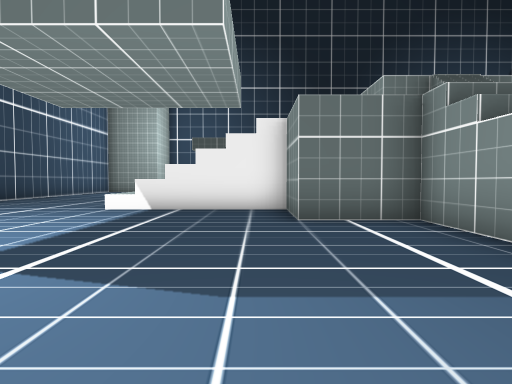
[1] (above)

22 first-person views from a walk through a Unity game level. The camera is 1.2 m above the floor, tilts 2° down and sees 75° across. The floor is counted in squares, 2 m on a side. Each view is taken from the middle of a square. On the plan, view 1 faces up. The plan holds only what a view shows up to about 10 squares ahead; the rest is blank. The player character is not drawn.

[2]
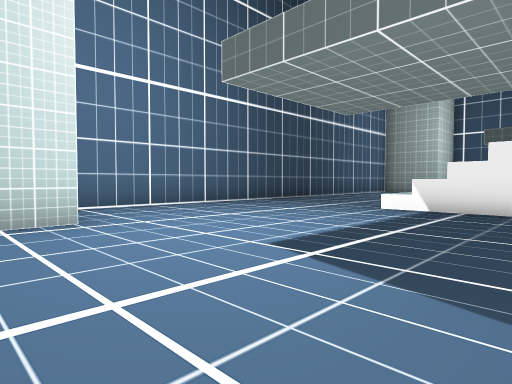

[3]
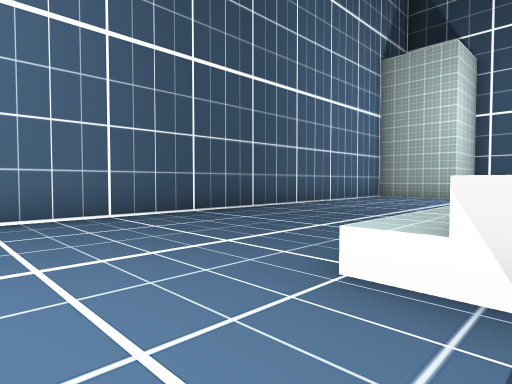

[4]
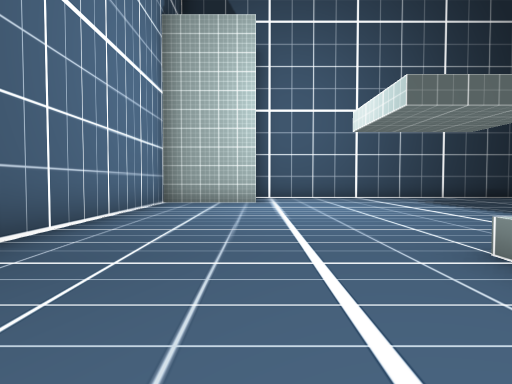

[5]
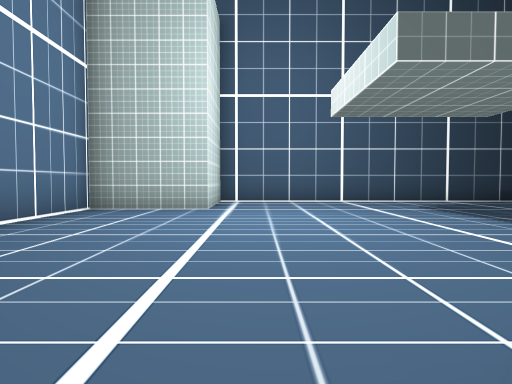

[6]
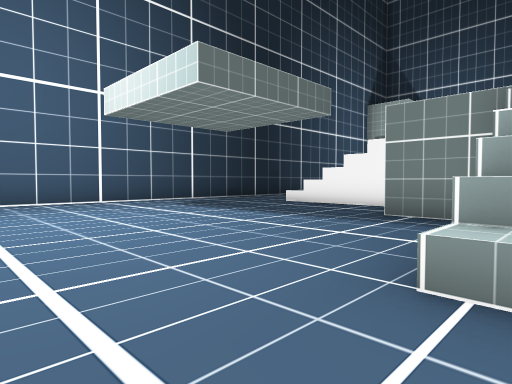

[7]
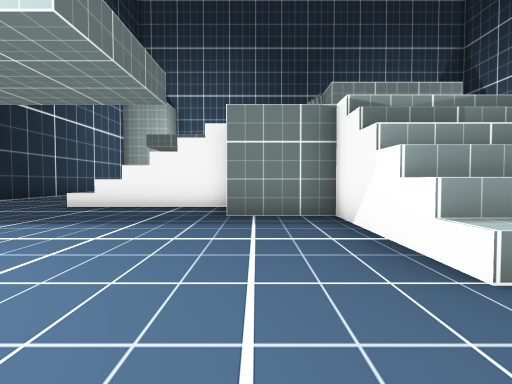

[8]
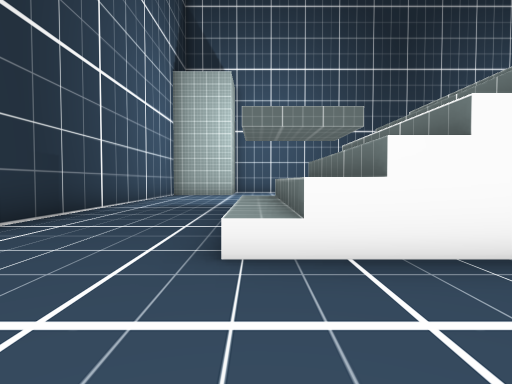

[9]
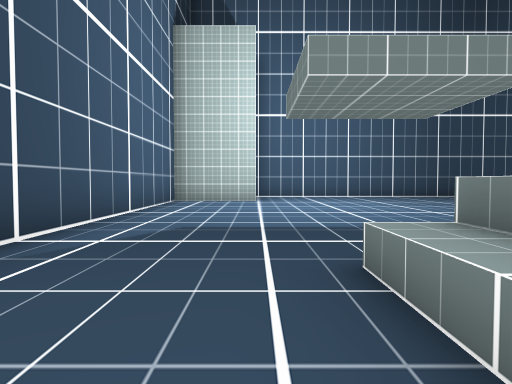

[10]
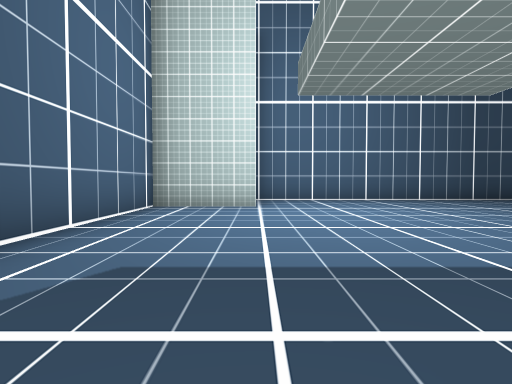

[11]
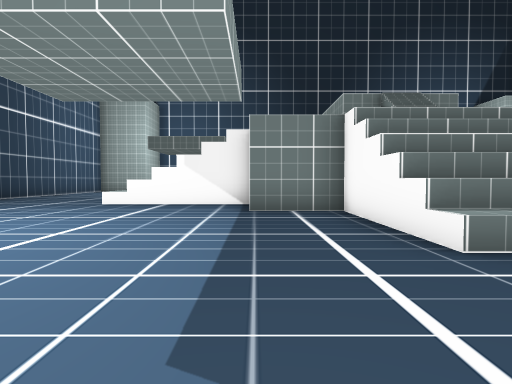

[12]
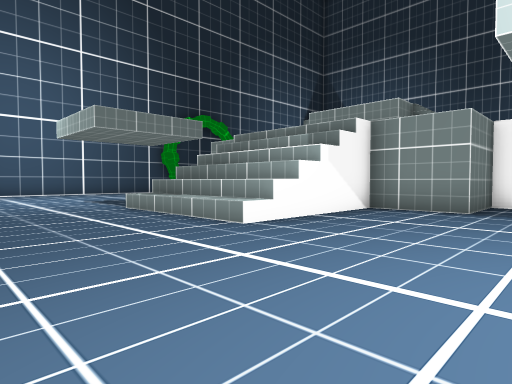

[13]
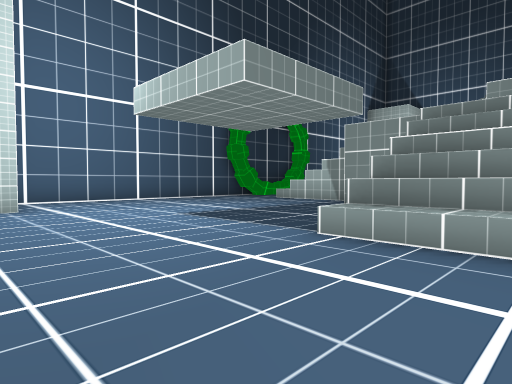

[14]
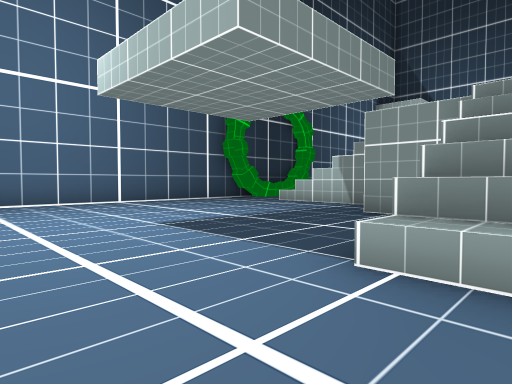

[15]
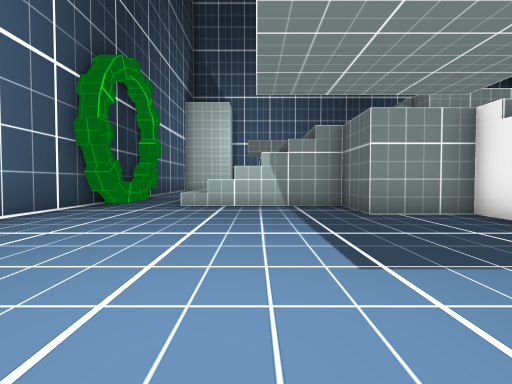

[16]
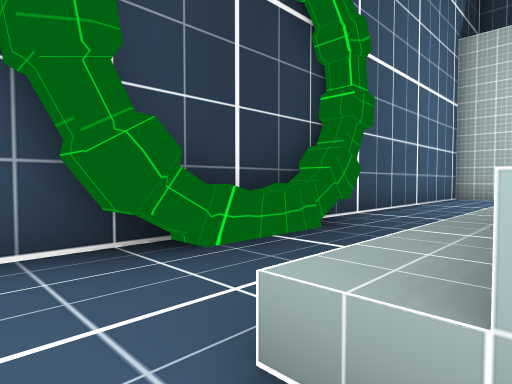

[17]
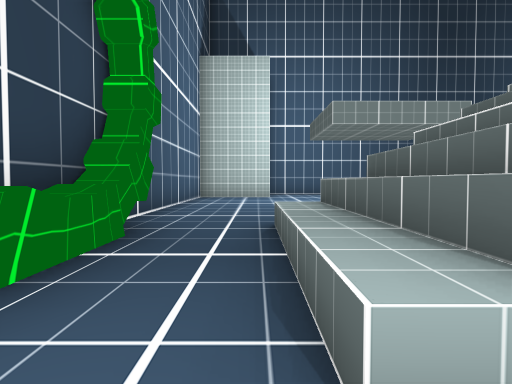

[18]
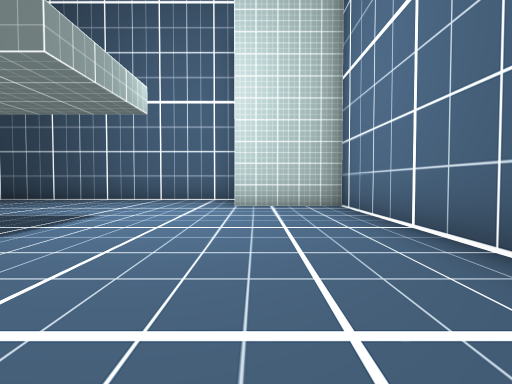

[19]
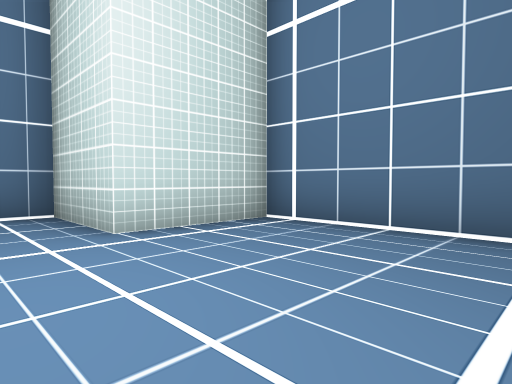

[20]
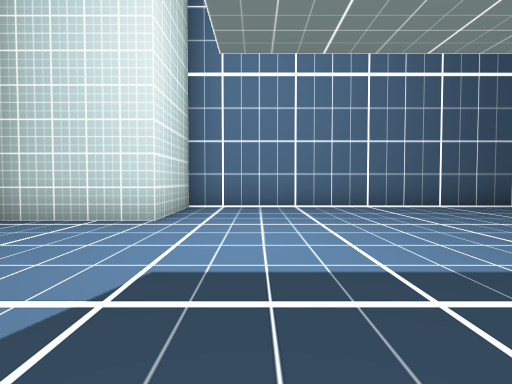

[21]
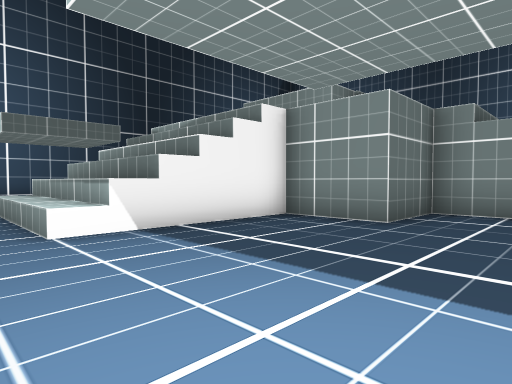

[22]
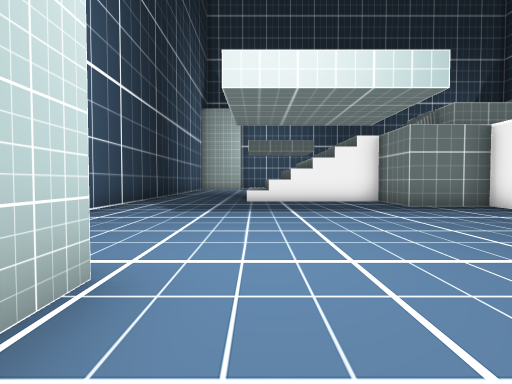

### Floor plan
Key: @ floor where view 1 was taken; # wall or solid block; . floor; ^ raised ledge.
Columns run from 8 left of view 1 to 17 right of it. Each row starts with its distance up from view 1.
 20    ####################
 19    #..................#
 18    #..................#
 17 ####..................#
 16 #..........^^^^..........
 15 #..........####..........
 14 #..........#  #..........
 13 #..........#  #..........
 12 #........###  ###........
 11 #........#      #........
 10 #....^^###      ###^.....
  9 #....^^           #^....
  8 #....^^           #^.....
  7 #....^^###      ###^.....
  6 #........#      #........
  5 #........###  ###........
  4 #..........#  #..........
  3 #..........^^^#..........
  2 #..........^^^^..........#
  1 ####..................####
  0    #....@.............#
 -1    ####################

Where each view was taken, in squares from view 1:
view 1: 0 up, 0 right, facing up
view 2: 0 up, 0 right, facing up-left
view 3: 5 up, 2 left, facing up-left
view 4: 8 up, 5 left, facing up
view 5: 10 up, 4 left, facing up
view 6: 10 up, 5 left, facing up-right
view 7: 12 up, 5 left, facing right
view 8: 16 up, 0 right, facing right
view 9: 17 up, 4 right, facing right
view 10: 17 up, 6 right, facing right
view 11: 19 up, 8 right, facing down
view 12: 14 up, 15 right, facing down-left
view 13: 9 up, 15 right, facing down-left
view 14: 8 up, 14 right, facing down-left
view 15: 3 up, 14 right, facing left
view 16: 2 up, 7 right, facing down-left
view 17: 1 up, 7 right, facing left
view 18: 1 up, 6 right, facing right
view 19: 3 up, 10 right, facing down-right
view 20: 3 up, 0 right, facing left
view 21: 3 up, 4 left, facing up-right
view 22: 16 up, 7 left, facing right
